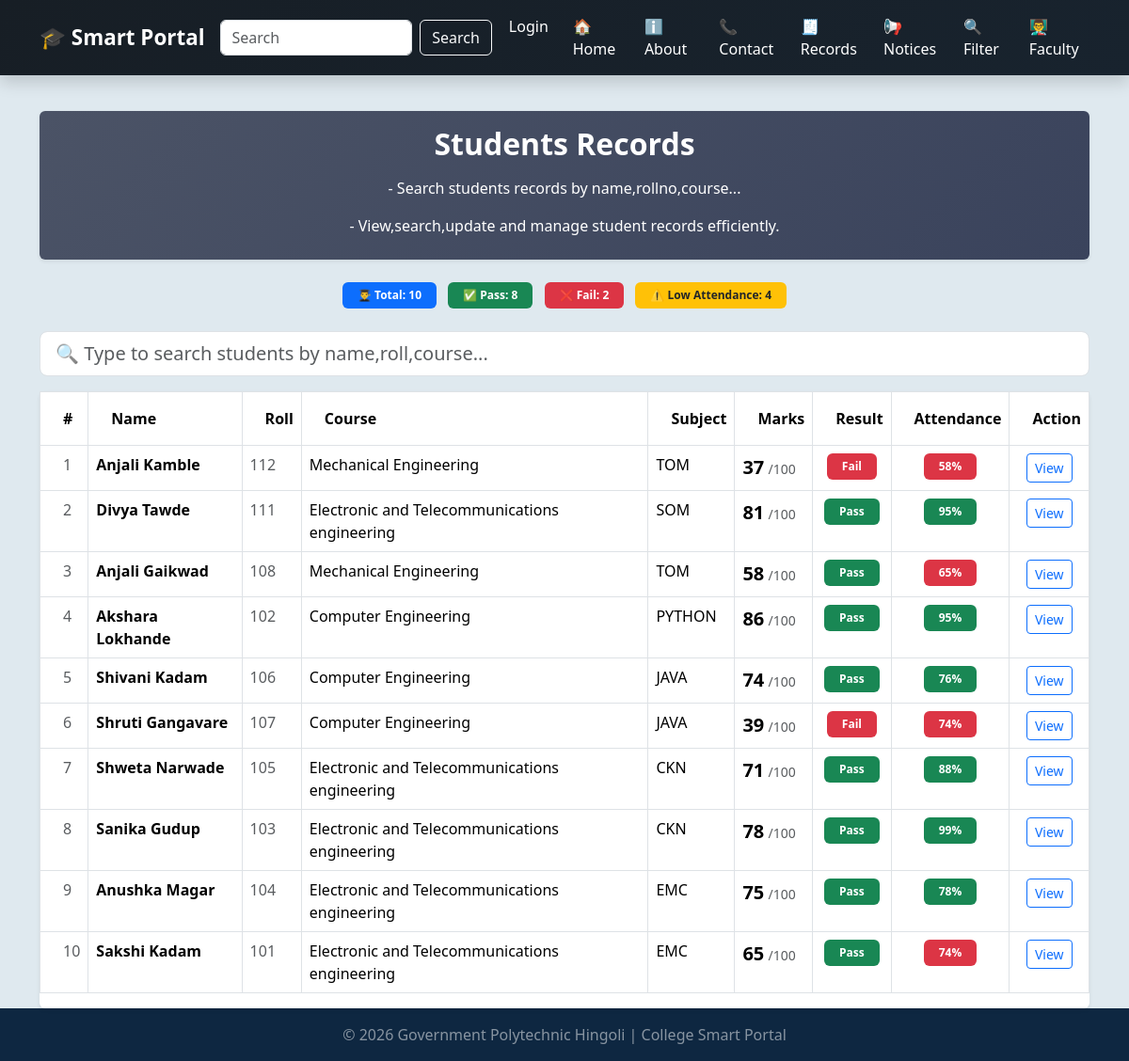
Screenshot of /search with the database file from the repository.
### tables this page shows
CREATE TABLE students(
                id INTEGER PRIMARY KEY AUTOINCREMENT,
                 name TEXT NOT NULL,
                 roll INTEGER NOT NULL,
                 course TEXT NOT NULL,
                 subject TEXT NOT NULL,
                 marks INTEGER NOT NULL,
                 attendance INTEGER DEFAULT 0
                 );

### app2.py (the view)
@app.route('/search')
def search_student():
    q = request.args.get('q', '')
    conn= get_db()
    if q:
        students = conn.execute(""" SELECT * FROM students
                        WHERE name LIKE ?
                        OR course LIKE?
                        OR subject LIKE ?
                        OR roll LIKE ?""",(f'%{q}%',f'%{q}%',f'%{q}%',f'%{q}%')).fetchall()
    else:
        students = conn.execute('SELECT * FROM students ORDER BY id DESC').fetchall()
    conn.close()
    return render_template("records.html",students=students,query=q)

### database.py (called while the page is built)
def get_db():
   conn=sqlite3.connect(DB_PATH)
   conn.row_factory= sqlite3.Row
   return conn

### templates/records.html (shortened to what this page needs)
{% extends "base.html" %}
{% block content %}
<div class="card mb-4 shadow-sm p-3"style="background:linear-gradient(135deg, #4b5366, #3a435c);">
<h2 class="fw-bold mb-3 text-white text-center">Students Records</h2>
<p class="text-white text-center">- Search students records by name,rollno,course...
</p><p class="text-white text-center mb-2">- View,search,update and manage student records efficiently.
</p>
</div>
    {% set pass_students = students|selectattr('marks','ge',40)|list %}
    {% set fail_students = students|selectattr('marks','lt',40)|list %}
    {% set low_attendance = students|selectattr('attendance','lt',75)|list %}
<div class="row mb-4">
    <div class="col text-center">
        <span class="badge bg-primary px-3 py-2 me-2">
            👨‍🎓 Total: {{ students|length }}
        </span>
        <span class="badge bg-success px-3 py-2 me-2">
            ✅ Pass: {{ pass_students|length }}
        </span>
        <span class="badge bg-danger px-3 py-2 me-2">
            ❌ Fail: {{ fail_students|length }}
        </span>
        <span class="badge bg-warning text-dark px-3 py-2">
            ⚠️ Low Attendance: {{ low_attendance|length }}
        </span>
    </div>
</div>
<div class="mb-3">
    <input type="text"
           id="searchInput"
           class="form-control form-control-lg"
           placeholder="🔍 Type to search students by name,roll,course...">
</div>
<div class="card shadow-sm">
    <div class="card-body p-0">
        {% if students|length == 0 %}
        <div class="text-center p-5">
            <h5 class="text-muted">No student records found.</h5>
            <a href="{{ url_for('add_student') }}" class="btn btn-primary mt-2">Add Student</a>
        </div>
        {% else %}
        <div class="table-responsive">
                <table class="table table-bordered table-hover">
                <thead style="background-color: #0b1f39; color:white;">
                    <tr>
                        <th class="py-3 ps-4">#</th>
                        <th class="py-3 ps-4">Name</th>
                        <th class="py-3 ps-4">Roll</th>
                        <th class="py-3 ps-4">Course</th>
                        <th class="py-3 ps-4">Subject</th>
                        <th class="py-3 ps-4">Marks</th>
                        <th class="py-3 ps-4">Result</th>
                        <th class="py-3 ps-4 text-center">Attendance</th>
                        <th class="py-3 ps-4 text-center">Action</th>
                    </tr>
                </thead>
                <tbody id="tableBody">
                    {% for student in students %}
                    <tr data-name="{{ student.name | lower}}"
                    data-roll="{{ student.roll | lower}}"
                    data-course="{{ student.course | lower}}">
                        <td class="ps-4 text-muted">{{ loop.index }}</td>
                        <td>
                            <div class="d-flex align-items-center">
                                <span class="fw-bold">{{ student.name }}</span>
                            </div>
                        </td>
                        <td class="text-muted">{{ student.roll }}</td>
                        <td>{{ student.course }}</td>
                        <td>{{ student.subject }}</td>
                        <td>
                            <span class="fw-bold fs-5">{{ student.marks }}</span>
                            <span class="text-muted small">/100</span>
                        </td>
                        <td class="text-center">
                            {% if student.marks >= 40 %}
                                <span class="badge bg-success px-3 py-2">Pass</span>
                            {% else %}
                                <span class="badge bg-danger px-3 py-2">Fail</span>
                            {% endif %}
                        </td>
                        <td class="text-center">
                            {% if student.attendance >= 75 %}
                                <span class="badge bg-success px-3 py-2">
                                    {{ student.attendance }}%
                                </span>
                            {% else %}
                                <span class="badge bg-danger px-3 py-2">
                                    {{ student.attendance }}%
                                </span>
                            {% endif %}
                        </td>
                        <td class="text-center">
                            <a href="{{ url_for('student_detail', id=student.id) }}" class="btn btn-sm btn-outline-primary">View</a>
                        </td>
                    </tr>
                    {% endfor %}
                </tbody>
            </table>
        </div>
        {% endif %}
    </div>
</div>
{% endblock %}

### templates/base.html (style rules this page uses)
body { padding-top: 70px; background: #dee9eff7; min-height: 100vh; display: flex; flex-direction: column; }
.card { border:none; transition: 0.3s; }

### rows the page displays
students: name "Anjali Kamble", roll "112", course "Mechanical Engineering", subject "TOM", marks "37", shows "Fail", attendance "58"
students: name "Divya Tawde", roll "111", course "Electronic and Telecommunications engineering", subject "SOM", marks "81", shows "Pass", attendance "95"
students: name "Anjali Gaikwad", roll "108", course "Mechanical Engineering", subject "TOM", marks "58", shows "Pass", attendance "65"
students: name "Akshara Lokhande", roll "102", course "Computer Engineering", subject "PYTHON", marks "86", shows "Pass", attendance "95"
students: name "Shivani Kadam", roll "106", course "Computer Engineering", subject "JAVA", marks "74", shows "Pass", attendance "76"
students: name "Shruti Gangavare", roll "107", course "Computer Engineering", subject "JAVA", marks "39", shows "Fail", attendance "74"
students: name "Shweta Narwade", roll "105", course "Electronic and Telecommunications engineering", subject "CKN", marks "71", shows "Pass", attendance "88"
students: name "Sanika Gudup", roll "103", course "Electronic and Telecommunications engineering", subject "CKN", marks "78", shows "Pass", attendance "99"
students: name "Anushka Magar", roll "104", course "Electronic and Telecommunications engineering", subject "EMC", marks "75", shows "Pass", attendance "78"
students: name "Sakshi Kadam", roll "101", course "Electronic and Telecommunications engineering", subject "EMC", marks "65", shows "Pass", attendance "74"

### other values shown
{{ students|length }} "10"
{{ pass_students|length }} "8"
{{ fail_students|length }} "2"
{{ low_attendance|length }} "4"
